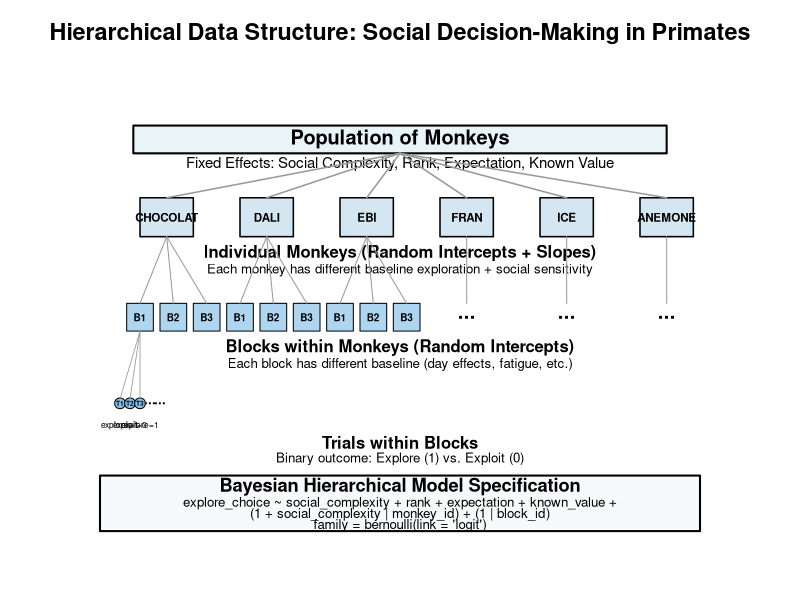
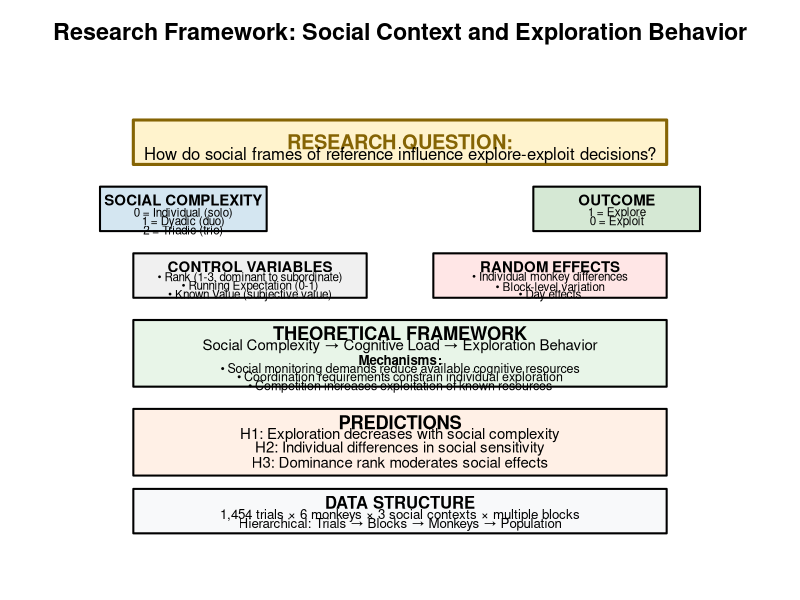

R code for these plots, in order:
# Hierarchical Model Diagram Creator
# Creates an intuitive diagram showing the data structure and Bayesian model

library(graphics)

# ================================================================================
# CREATE HIERARCHICAL MODEL DIAGRAM
# ================================================================================

create_model_diagram <- function() {
  
  # Set up the plot
  png("Hierarchical_Model_Diagram.png", width = 4800, height = 3200, res = 600)
  
  par(mar = c(2, 2, 4, 2), family = "sans")
  
  # Create empty plot
  plot(c(0, 10), c(0, 8), type = "n", axes = FALSE, xlab = "", ylab = "")
  
  # Colors
  pop_color <- "#e8f4f8"      # Light blue for population
  monkey_color <- "#d4e6f1"   # Medium blue for monkeys  
  block_color <- "#aed6f1"    # Darker blue for blocks
  trial_color <- "#85c1e9"    # Darkest blue for trials
  
  # ================================
  # LEVEL 1: POPULATION
  # ================================
  rect(1, 7, 9, 7.5, col = pop_color, border = "black", lwd = 2)
  text(5, 7.25, "Population of Monkeys", cex = 1.2, font = 2)
  text(5, 6.8, "Fixed Effects: Social Complexity, Rank, Expectation, Known Value", cex = 0.9)
  
  # ================================
  # LEVEL 2: INDIVIDUAL MONKEYS
  # ================================
  monkey_positions <- c(1.5, 3, 4.5, 6, 7.5, 9)
  monkey_names <- c("CHOCOLAT", "DALI", "EBI", "FRAN", "ICE", "ANEMONE")
  
  for(i in 1:6) {
    x <- monkey_positions[i]
    rect(x-0.4, 5.5, x+0.4, 6.2, col = monkey_color, border = "black", lwd = 1.5)
    text(x, 5.85, monkey_names[i], cex = 0.7, font = 2)
    
    # Draw line from population to monkey
    lines(c(5, x), c(7, 6.2), lwd = 1.5, col = "gray60")
  }
  
  text(5, 5.2, "Individual Monkeys (Random Intercepts + Slopes)", cex = 1, font = 2)
  text(5, 4.9, "Each monkey has different baseline exploration + social sensitivity", cex = 0.8)
  
  # ================================
  # LEVEL 3: BLOCKS WITHIN MONKEYS
  # ================================
  # Show blocks for first 3 monkeys to avoid clutter
  for(i in 1:3) {
    x <- monkey_positions[i]
    
    # Block 1
    rect(x-0.6, 3.8, x-0.2, 4.3, col = block_color, border = "black", lwd = 1)
    text(x-0.4, 4.05, "B1", cex = 0.6, font = 2)
    lines(c(x, x-0.4), c(5.5, 4.3), lwd = 1, col = "gray60")
    
    # Block 2  
    rect(x-0.1, 3.8, x+0.3, 4.3, col = block_color, border = "black", lwd = 1)
    text(x+0.1, 4.05, "B2", cex = 0.6, font = 2)
    lines(c(x, x+0.1), c(5.5, 4.3), lwd = 1, col = "gray60")
    
    # Block 3
    rect(x+0.4, 3.8, x+0.8, 4.3, col = block_color, border = "black", lwd = 1)
    text(x+0.6, 4.05, "B3", cex = 0.6, font = 2)
    lines(c(x, x+0.6), c(5.5, 4.3), lwd = 1, col = "gray60")
  }
  
  # Dots for other monkeys
  for(i in 4:6) {
    x <- monkey_positions[i]
    text(x, 4.05, "...", cex = 1.2, font = 2)
    lines(c(x, x), c(5.5, 4.3), lwd = 1, col = "gray60")
  }
  
  text(5, 3.5, "Blocks within Monkeys (Random Intercepts)", cex = 1, font = 2)
  text(5, 3.2, "Each block has different baseline (day effects, fatigue, etc.)", cex = 0.8)
  
  # ================================
  # LEVEL 4: TRIALS WITHIN BLOCKS
  # ================================
  # Show trials for first block of first monkey
  x <- monkey_positions[1] - 0.4
  
  # Trial circles
  trial_x <- seq(x-0.3, x+0.3, length.out = 5)
  for(j in 1:5) {
    if(j <= 3) {
      # Draw actual circles for first 3 trials
      circle_x <- trial_x[j]
      symbols(circle_x, 2.5, circles = 0.08, add = TRUE, 
              bg = trial_color, fg = "black", lwd = 1, inches = FALSE)
      text(circle_x, 2.5, paste0("T", j), cex = 0.4, font = 2)
      lines(c(x, circle_x), c(3.8, 2.58), lwd = 0.8, col = "gray60")
    } else {
      # Dots for remaining trials
      text(trial_x[j], 2.5, "...", cex = 0.8, font = 2)
    }
  }
  
  # Show outcome variables
  text(trial_x[1], 2.1, "explore=1", cex = 0.5)
  text(trial_x[2], 2.1, "exploit=0", cex = 0.5)
  text(trial_x[3], 2.1, "explore=1", cex = 0.5)
  
  text(5, 1.8, "Trials within Blocks", cex = 1, font = 2)
  text(5, 1.5, "Binary outcome: Explore (1) vs. Exploit (0)", cex = 0.8)
  
  # ================================
  # MODEL SPECIFICATION BOX
  # ================================
  rect(0.5, 0.2, 9.5, 1.2, col = "#f8f9fa", border = "black", lwd = 2)
  text(5, 1, "Bayesian Hierarchical Model Specification", cex = 1.1, font = 2)
  text(5, 0.7, "explore_choice ~ social_complexity + rank + expectation + known_value +", cex = 0.8)
  text(5, 0.5, "(1 + social_complexity | monkey_id) + (1 | block_id)", cex = 0.8)
  text(5, 0.3, "family = bernoulli(link = 'logit')", cex = 0.8)
  
  # Title
  title("Hierarchical Data Structure: Social Decision-Making in Primates", 
        cex.main = 1.4, font.main = 2, line = 2)
  
  dev.off()
  
  cat("Model diagram created: Hierarchical_Model_Diagram.png\n")
}

# ================================================================================
# CREATE DATA MAPPING DIAGRAM  
# ================================================================================

create_data_mapping_diagram <- function() {
  
  png("Data_Mapping_Diagram.png", width = 4800, height = 3200, res = 600)
  
  par(mar = c(2, 2, 4, 2), family = "sans")
  
  # Create empty plot
  plot(c(0, 10), c(0, 10), type = "n", axes = FALSE, xlab = "", ylab = "")
  
  # ================================
  # RESEARCH QUESTION BOX
  # ================================
  rect(1, 8.5, 9, 9.5, col = "#fff3cd", border = "#856404", lwd = 3)
  text(5, 9, "RESEARCH QUESTION:", cex = 1.2, font = 2, col = "#856404")
  text(5, 8.7, "How do social frames of reference influence explore-exploit decisions?", cex = 1, font = 1)
  
  # ================================
  # VARIABLES MAPPING
  # ================================
  
  # Social Complexity
  rect(0.5, 7, 3, 8, col = "#d4e6f1", border = "black", lwd = 2)
  text(1.75, 7.7, "SOCIAL COMPLEXITY", cex = 0.9, font = 2)
  text(1.75, 7.4, "0 = Individual (solo)", cex = 0.7)
  text(1.75, 7.2, "1 = Dyadic (duo)", cex = 0.7)
  text(1.75, 7.0, "2 = Triadic (trio)", cex = 0.7)
  
  # Outcome Variable
  rect(7, 7, 9.5, 8, col = "#d5e8d4", border = "black", lwd = 2)
  text(8.25, 7.7, "OUTCOME", cex = 0.9, font = 2)
  text(8.25, 7.4, "1 = Explore", cex = 0.7)
  text(8.25, 7.2, "0 = Exploit", cex = 0.7)
  
  # Control Variables
  rect(1, 5.5, 4.5, 6.5, col = "#f0f0f0", border = "black", lwd = 2)
  text(2.75, 6.2, "CONTROL VARIABLES", cex = 0.9, font = 2)
  text(2.75, 5.95, "• Rank (1-3, dominant to subordinate)", cex = 0.7)
  text(2.75, 5.75, "• Running Expectation (0-1)", cex = 0.7)
  text(2.75, 5.55, "• Known Value (subjective value)", cex = 0.7)
  
  # Random Effects
  rect(5.5, 5.5, 9, 6.5, col = "#ffe6e6", border = "black", lwd = 2)
  text(7.25, 6.2, "RANDOM EFFECTS", cex = 0.9, font = 2)
  text(7.25, 5.95, "• Individual monkey differences", cex = 0.7)
  text(7.25, 5.75, "• Block-level variation", cex = 0.7)
  text(7.25, 5.55, "• Day effects", cex = 0.7)
  
  # ================================
  # THEORETICAL FRAMEWORK
  # ================================
  rect(1, 3.5, 9, 5, col = "#e8f5e8", border = "black", lwd = 2)
  text(5, 4.7, "THEORETICAL FRAMEWORK", cex = 1.1, font = 2)
  text(5, 4.4, "Social Complexity → Cognitive Load → Exploration Behavior", cex = 0.9, font = 1)
  text(5, 4.1, "Mechanisms:", cex = 0.8, font = 2)
  text(5, 3.9, "• Social monitoring demands reduce available cognitive resources", cex = 0.75)
  text(5, 3.7, "• Coordination requirements constrain individual exploration", cex = 0.75)
  text(5, 3.5, "• Competition increases exploitation of known resources", cex = 0.75)
  
  # ================================
  # PREDICTIONS
  # ================================
  rect(1, 1.5, 9, 3, col = "#fff0e6", border = "black", lwd = 2)
  text(5, 2.7, "PREDICTIONS", cex = 1.1, font = 2)
  text(5, 2.4, "H1: Exploration decreases with social complexity", cex = 0.9)
  text(5, 2.1, "H2: Individual differences in social sensitivity", cex = 0.9)
  text(5, 1.8, "H3: Dominance rank moderates social effects", cex = 0.9)
  
  # ================================
  # DATA STRUCTURE
  # ================================
  rect(1, 0.2, 9, 1.2, col = "#f8f9fa", border = "black", lwd = 2)
  text(5, 0.9, "DATA STRUCTURE", cex = 1, font = 2)
  text(5, 0.6, "1,454 trials × 6 monkeys × 3 social contexts × multiple blocks", cex = 0.8)
  text(5, 0.4, "Hierarchical: Trials → Blocks → Monkeys → Population", cex = 0.8)
  
  # Title
  title("Research Framework: Social Context and Exploration Behavior", 
        cex.main = 1.4, font.main = 2, line = 2)
  
  dev.off()
  
  cat("Data mapping diagram created: Data_Mapping_Diagram.png\n")
}

# Create both diagrams
create_model_diagram()
create_data_mapping_diagram()

cat("\nBoth diagrams created successfully!\n")
cat("1. Hierarchical_Model_Diagram.png - Shows the nested data structure\n")
cat("2. Data_Mapping_Diagram.png - Maps research question to variables\n") 
